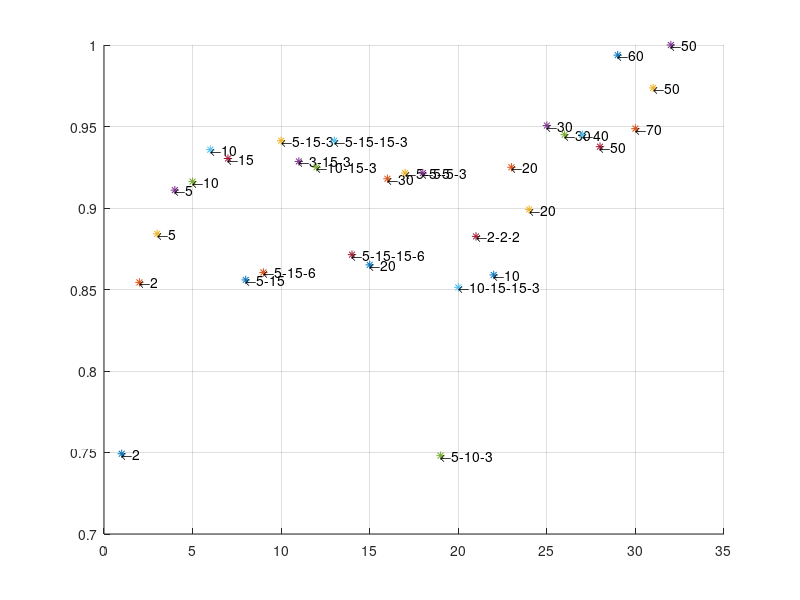
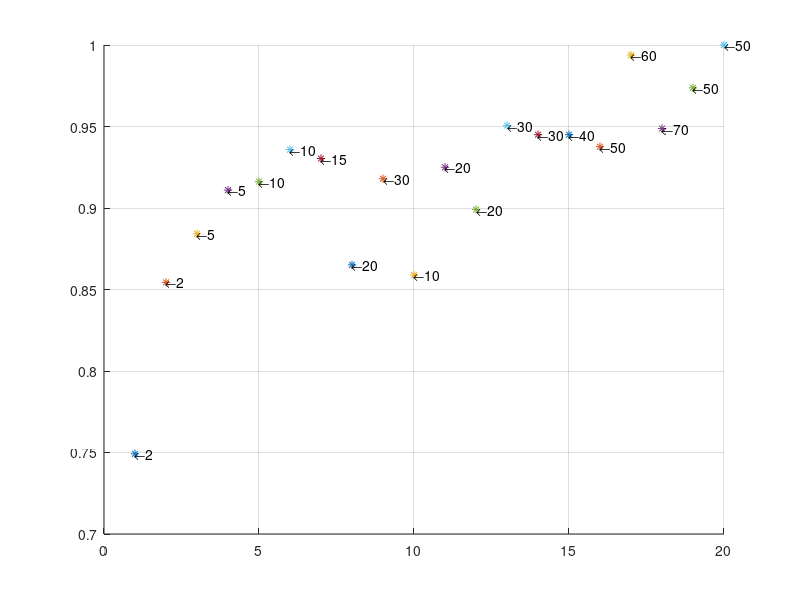
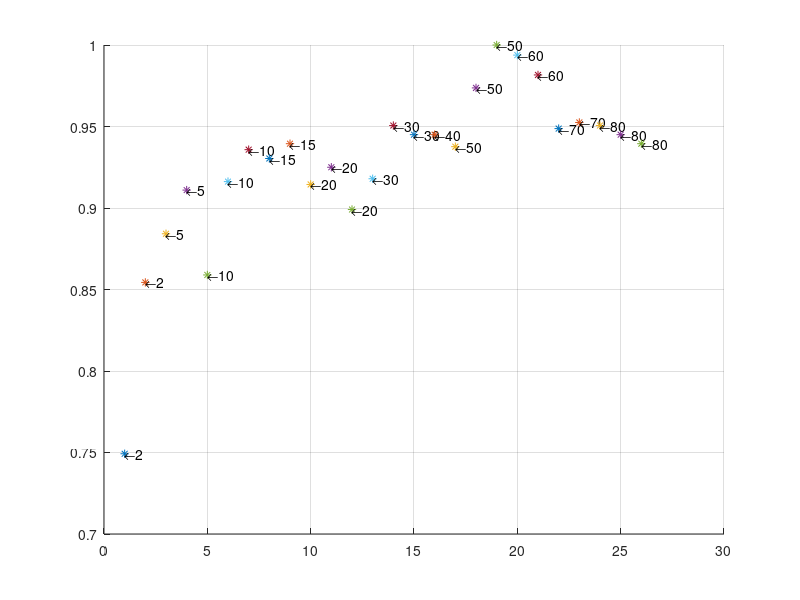

Recreate these plots in MATLAB, in order.
perf = [0.0642,0.0563, 0.0544, 0.0528, 0.0525, 0.0514, 0.0517,0.0562,0.0559,0.0511,0.0518,0.0520...
    ,0.0511,0.0552,0.0556,0.0524,0.0522,0.0522,0.0643, 0.0565,0.0545,0.0560,0.0520,0.0535,0.0506,0.0509,0.0509,0.0513,0.0484,0.0507...
    0.0494,0.0481];
x = min(perf)./perf;
label = {'2','2','5','5','10','10','15','5-15','5-15-6','5-15-3','3-15-3','10-15-3','5-15-15-3'...
    ,'5-15-15-6','20','30','5-5-5','5-5-3','5-10-3','10-15-15-3','2-2-2','10','20','20','30','30','40','50','60','70'...
    ,'50','50'};
n = length(x);
figure; 
hold all;
grid on
for i=1:n
    plot(i,x(i),'*');
    text(i,x(i),['\leftarrow',label{i}]);
end

%%
perf = [0.0642,0.0563, 0.0544, 0.0528, 0.0525, 0.0514, 0.0517...
    0.0556,0.0524,0.0560,0.0520,0.0535,0.0506,0.0509,0.0509,0.0513,0.0484,0.0507...
    0.0494,0.0481];
x = min(perf)./perf;
label = {'2','2','5','5','10','10','15'...
    ,'20','30','10','20','20','30','30','40','50','60','70'...
    ,'50','50'};
n = length(x);
figure; 
hold all;
grid on
for i=1:n
    plot(i,x(i),'*');
    text(i,x(i),['\leftarrow',label{i}]);
end


%%
perf = [0.0642,0.0563, 0.0544, 0.0528,...
    0.0560, 0.0525, 0.0514, 0.0517,0.0512...
    0.0526,0.0520,0.0535,0.0524,...
    0.0506,0.0509,0.0509,0.0513,0.0494,0.0481...
    ,0.0484,0.049,0.0507,0.0505...
    ,0.0506,0.0509,0.0512...
    ];
x = min(perf)./perf;
label = {'2','2','5','5',...
    '10','10','10','15','15'...
    ,'20','20','20','30',...
    '30','30','40','50','50','50',...
    '60','60','70','70',...
    '80','80','80'...
    };
n = length(x);
figure; 
hold all;
grid on
for i=1:n
    plot(i,x(i),'*');
    text(i,x(i),['\leftarrow',label{i}]);
end


